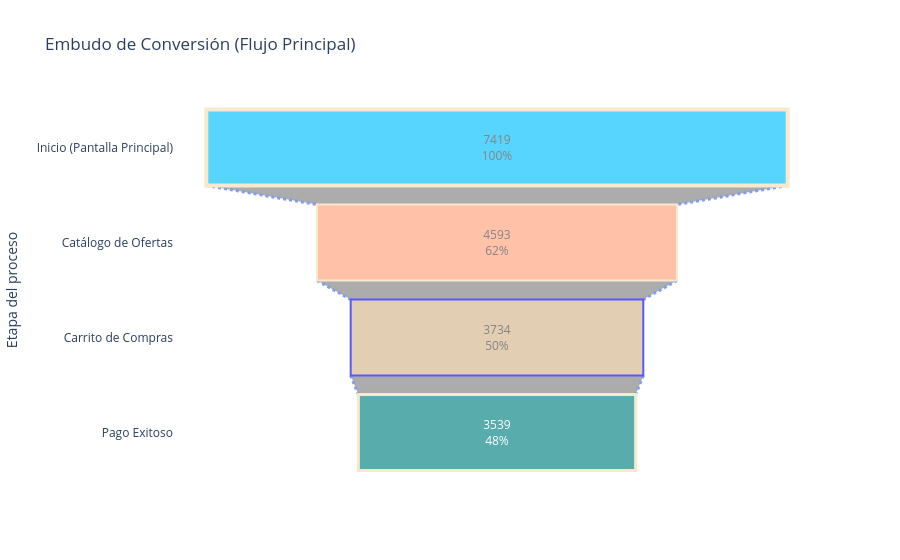

Notebook cell for this chart:
### Code cell
import plotly.graph_objects as go

# Filtramos el Tutorial para quedarnos con el flujo de compra
funnel_real = funnel[funnel['Evento'] != 'Tutorial'].copy()

# Definimos el mapeo de nombres de eventos a etiquetas más amigables
traduccion_eventos = {
    'MainScreenAppear': 'Inicio (Pantalla Principal)',
    'OffersScreenAppear': 'Catálogo de Ofertas',
    'CartScreenAppear': 'Carrito de Compras',
    'PaymentScreenSuccessful': 'Pago Exitoso'
}

# Creamos un gráfico de embudo interactivo
fig = go.Figure(go.Funnel(
    y = funnel_real['Evento'].map(traduccion_eventos),
    x = funnel_real['Usuarios'],
    textposition = "inside",
    textinfo = "value+percent initial", # Muestra cantidad y % respecto al inicio
    opacity = 0.65, 
    marker = {"color": ["deepskyblue", "lightsalmon", "tan", "teal", "silver"],
              "line": {"width": [4, 2, 2, 3, 1, 1], "color": ["wheat", "wheat", "blue", "wheat"]}},
    connector = {"line": {"color": "royalblue", "dash": "dot", "width": 3}}
    ))

fig.update_layout(
    title_text= 'Embudo de Conversión (Flujo Principal)',
    yaxis_title='Etapa del proceso',
    template='plotly_white'
    )

fig.show()

### Figure 1 — Plotly figure (JSON) as saved in the notebook; plotly's stock layout.template omitted (floating-point values rounded to 4 significant figures)
{"data": [{"connector": {"line": {"color": "royalblue", "dash": "dot", "width": 3}}, "marker": {"color": ["deepskyblue", "lightsalmon", "tan", "teal", "silver"], "line": {"color": ["wheat", "wheat", "blue", "wheat"], "width": [4, 2, 2, 3, 1, 1]}}, "opacity": 0.65, "textinfo": "value+percent initial", "textposition": "inside", "type": "funnel", "x": [7419, 4593, 3734, 3539], "y": ["Inicio (Pantalla Principal)", "Catálogo de Ofertas", "Carrito de Compras", "Pago Exitoso"]}], "layout": {"title": {"text": "Embudo de Conversión (Flujo Principal)"}, "yaxis": {"title": {"text": "Etapa del proceso"}}}}
